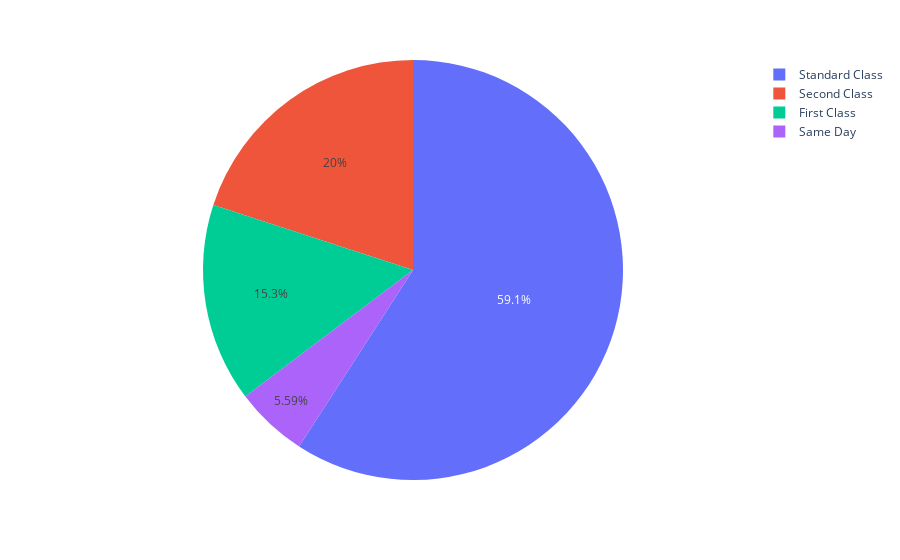

This figure's notebook cell:
### Markdown cell above
## Plots

### Code cell
#Sales in Ship Mode
fig = px.pie(df, values='Sales', names='Ship Mode')
fig.show()

### Figure 1 — Plotly figure (JSON) as saved in the notebook; plotly's stock layout.template omitted (floating-point values rounded to 4 significant figures; data arrays with more than 128 entries replaced by an {"elided": "..."} marker saying what was removed)
{"data": [{"domain": {"x": [0, 1], "y": [0, 1]}, "hovertemplate": "Ship Mode=%{label}<br>Sales=%{value}<extra></extra>", "labels": {"elided": "9994 str values"}, "legendgroup": "", "name": "", "showlegend": true, "type": "pie", "values": {"elided": "9994 float values"}}], "layout": {"legend": {"tracegroupgap": 0}, "margin": {"t": 60}}}
